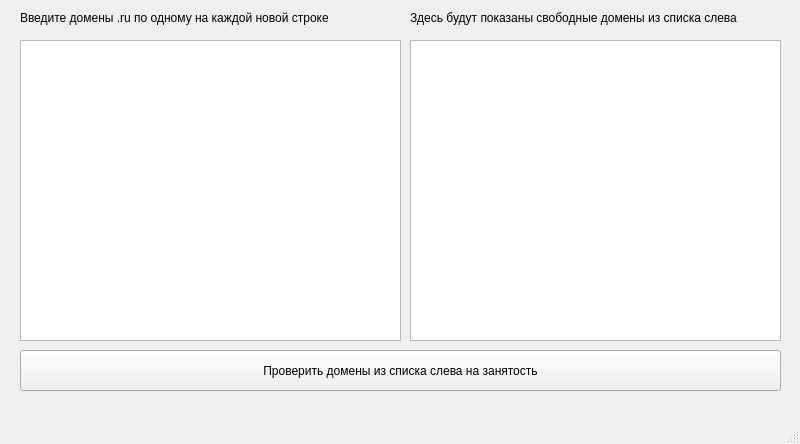
<?xml version="1.0" encoding="UTF-8"?>
<ui version="4.0">
 <class>MainWindow</class>
 <widget class="QMainWindow" name="MainWindow">
  <property name="geometry">
   <rect>
    <x>0</x>
    <y>0</y>
    <width>800</width>
    <height>444</height>
   </rect>
  </property>
  <property name="windowTitle">
   <string>Проверка доменов</string>
  </property>
  <widget class="QWidget" name="centralwidget">
   <widget class="QTextEdit" name="textEdit">
    <property name="geometry">
     <rect>
      <x>20</x>
      <y>40</y>
      <width>381</width>
      <height>301</height>
     </rect>
    </property>
   </widget>
   <widget class="QTextEdit" name="textEdit_2">
    <property name="geometry">
     <rect>
      <x>410</x>
      <y>40</y>
      <width>371</width>
      <height>301</height>
     </rect>
    </property>
   </widget>
   <widget class="QPushButton" name="pushButton">
    <property name="geometry">
     <rect>
      <x>20</x>
      <y>350</y>
      <width>761</width>
      <height>41</height>
     </rect>
    </property>
    <property name="text">
     <string>Проверить домены из списка слева на занятость</string>
    </property>
   </widget>
   <widget class="QLabel" name="label">
    <property name="geometry">
     <rect>
      <x>20</x>
      <y>10</y>
      <width>371</width>
      <height>16</height>
     </rect>
    </property>
    <property name="text">
     <string>Введите домены .ru по одному на каждой новой строке</string>
    </property>
   </widget>
   <widget class="QLabel" name="label_2">
    <property name="geometry">
     <rect>
      <x>410</x>
      <y>10</y>
      <width>371</width>
      <height>16</height>
     </rect>
    </property>
    <property name="text">
     <string>Здесь будут показаны свободные домены из списка слева</string>
    </property>
   </widget>
  </widget>
  <widget class="QMenuBar" name="menubar">
   <property name="geometry">
    <rect>
     <x>0</x>
     <y>0</y>
     <width>800</width>
     <height>21</height>
    </rect>
   </property>
  </widget>
  <widget class="QStatusBar" name="statusbar"/>
 </widget>
 <resources/>
 <connections/>
</ui>
